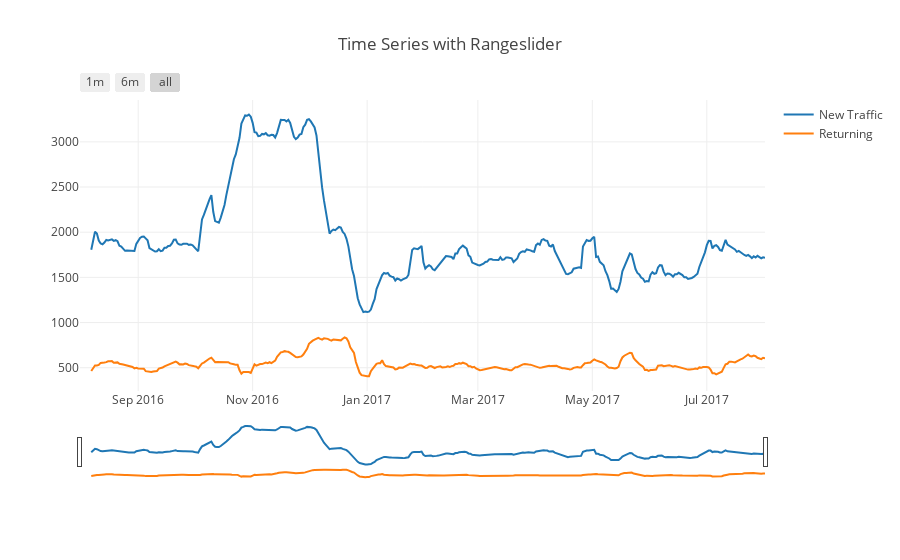

Here is the notebook cell this chart was saved with:
### Code cell
layout = dict(
    title='Time Series with Rangeslider',
    xaxis=dict(
        rangeselector=dict(
            buttons=list([
                dict(count=1,
                     label='1m',
                     step='month',
                     stepmode='backward'),
                dict(count=6,
                     label='6m',
                     step='month',
                     stepmode='backward'),
                dict(step='all')
            ])
        ),
        rangeslider=dict(
            visible = True
        ),
        type='date'
    )
)

fig = dict(data=data, layout=layout)
plotly.offline.iplot(fig, filename = "Time Series with Rangeslider")

### Figure 1 — Plotly figure (JSON) as saved in the notebook; plotly's stock layout.template omitted (floating-point values rounded to 4 significant figures; data arrays with more than 128 entries replaced by an {"elided": "..."} marker saying what was removed)
{"data": [{"mode": "lines", "name": "New Traffic", "type": "scatter", "uid": "e278eb1e-db43-11e8-93c2-a45e60cb1c79", "x": {"elided": "366 str values"}, "y": {"elided": "366 float values"}}, {"mode": "lines", "name": "Returning", "type": "scatter", "uid": "e278ece8-db43-11e8-ac59-a45e60cb1c79", "x": {"elided": "366 str values"}, "y": {"elided": "366 float values"}}], "layout": {"title": "Time Series with Rangeslider", "xaxis": {"rangeselector": {"buttons": [{"count": 1, "label": "1m", "step": "month", "stepmode": "backward"}, {"count": 6, "label": "6m", "step": "month", "stepmode": "backward"}, {"step": "all"}]}, "rangeslider": {"visible": true}, "type": "date"}}}
